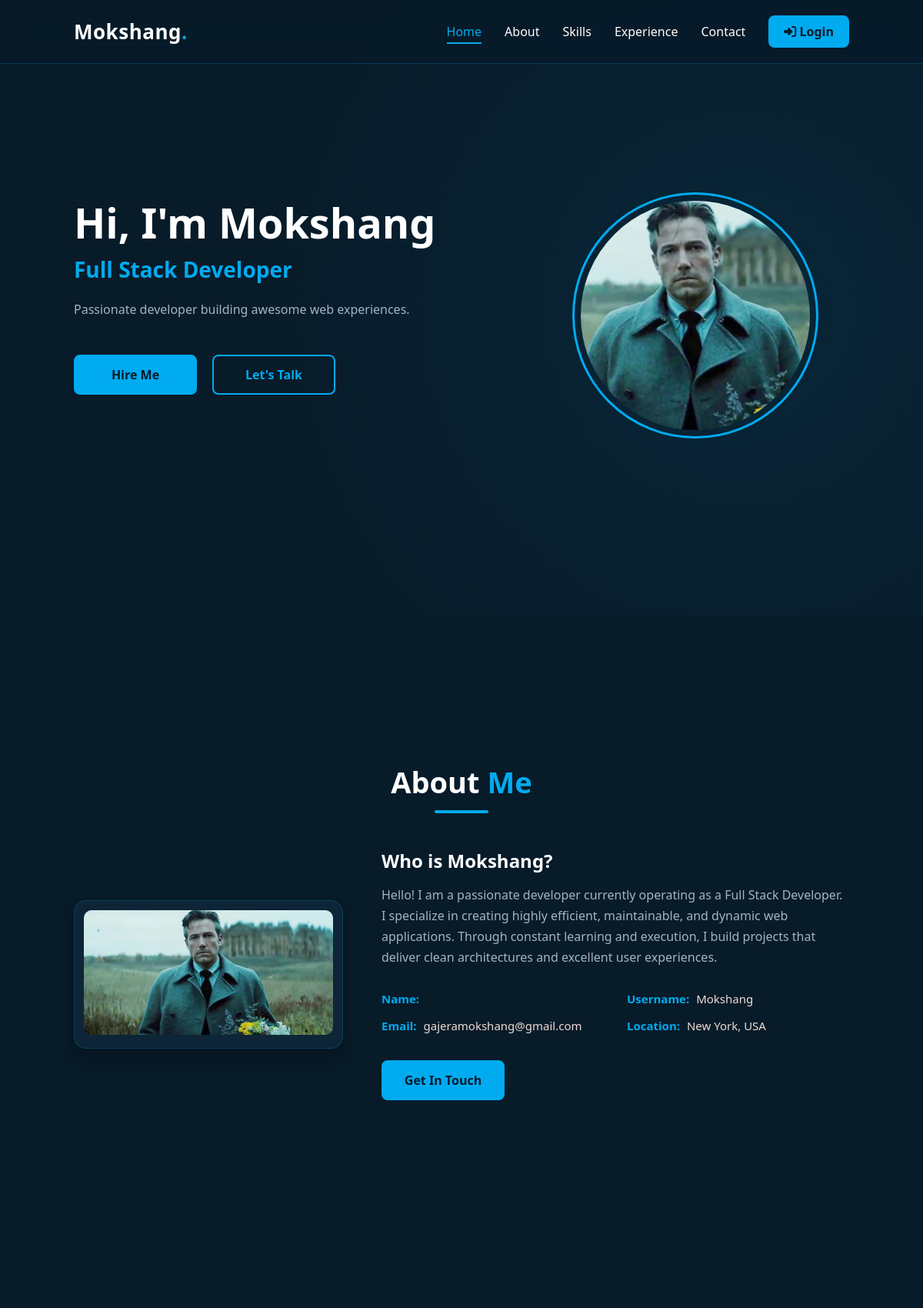
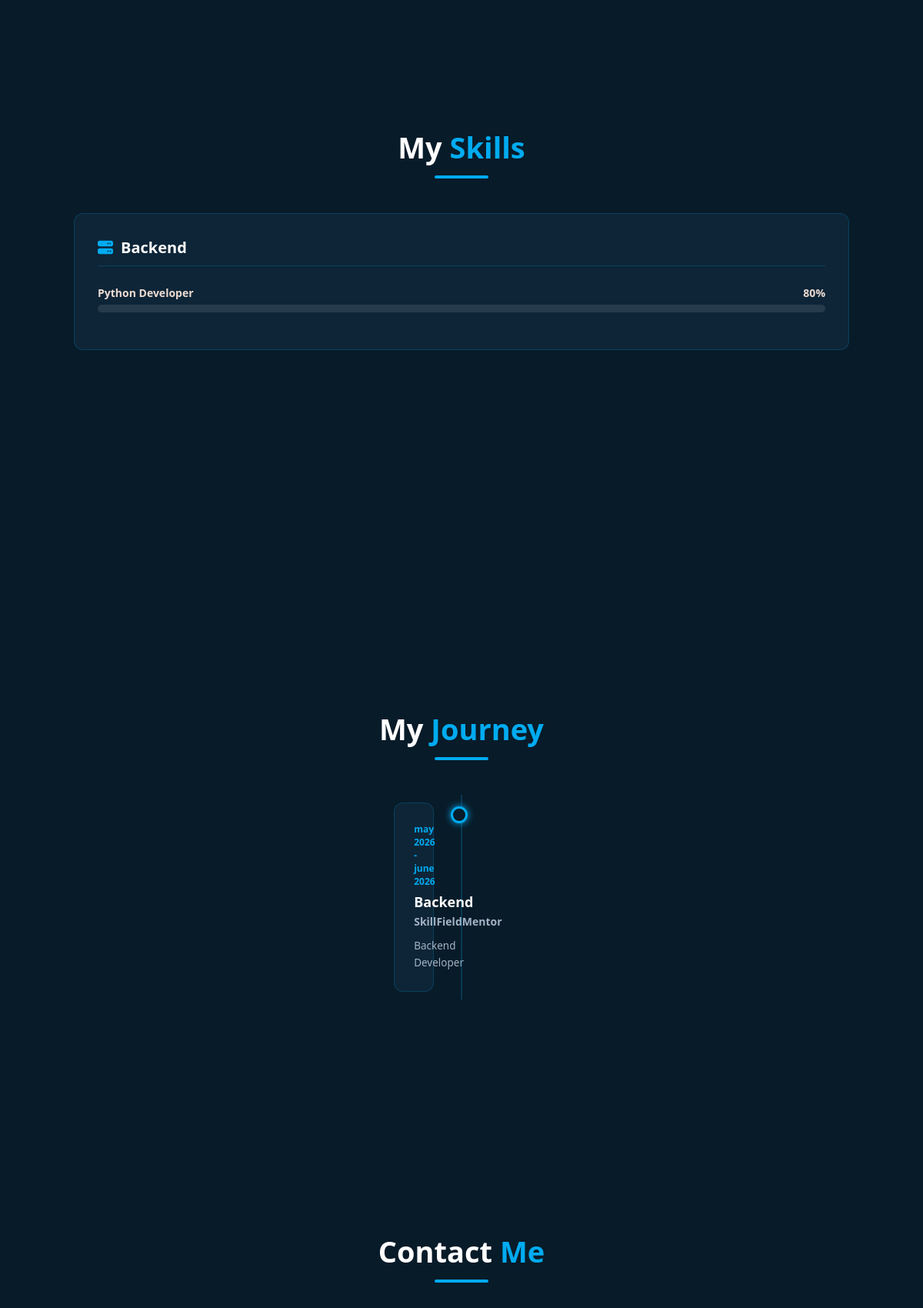
Page /portfolio/Mokshang/ (upper part) on the committed database (2 pictures, top to bottom).
### mokshang/models.py (models this page shows, shortened)
class UserProfile(models.Model):
    user = models.OneToOneField(User, on_delete=models.CASCADE, related_name='profile')
    title = models.CharField(max_length=100, blank=True, default="Full Stack Developer")
    bio = models.TextField(blank=True, default="Passionate developer building awesome web experiences.")
    profile_picture = models.ImageField(upload_to='profile_pics/', blank=True, null=True)
    location = models.CharField(max_length=100, blank=True, default="New York, USA")
    resume_url = models.URLField(blank=True)
    github_url = models.URLField(blank=True)
    linkedin_url = models.URLField(blank=True)
    twitter_url = models.URLField(blank=True)

class Skill(models.Model):
    CATEGORY_CHOICES = [
        ('Frontend', 'Frontend'),
        ('Backend', 'Backend'),
        ('Database', 'Database'),
        ('Tools', 'Tools/Other'),
    ]
    user = models.ForeignKey(User, on_delete=models.CASCADE, related_name='skills')
    name = models.CharField(max_length=50)
    category = models.CharField(max_length=50, choices=CATEGORY_CHOICES, default='Backend')
    percentage = models.IntegerField(default=80)

class Experience(models.Model):
    user = models.ForeignKey(User, on_delete=models.CASCADE, related_name='experiences')
    company = models.CharField(max_length=100)
    role = models.CharField(max_length=100)
    start_date = models.CharField(max_length=50, help_text="e.g. Jan 2023")
    end_date = models.CharField(max_length=50, default="Present", help_text="e.g. Dec 2024 or Present")
    description = models.TextField()

### mokshang/views.py (the view)
# urls.py: path('', mas.portfolio, name='portfolio'),
def portfolio(request, username=None):
    if username:
        user = get_object_or_404(User, username=username)
    else:
        if request.user.is_authenticated:
            user = request.user
        else:
            return redirect('login')
    profile = get_object_or_404(UserProfile, user=user)
    skills = user.skills.all()
    projects = user.projects.all()
    experiences = user.experiences.all()
    if request.method == 'POST':
        contact_form = ContactForm(request.POST)
        if contact_form.is_valid():
            msg = contact_form.save(commit=False)
            msg.user = user
            msg.save()
            messages.success(request, 'Your message has been sent successfully!')
            if username:
                return redirect('portfolio_public', username=username)
            else:
                return redirect('portfolio')
    else:
        contact_form = ContactForm()
    skills_by_category = {
        'Frontend': skills.filter(category='Frontend'),
        'Backend': skills.filter(category='Backend'),
        'Database': skills.filter(category='Database'),
        'Tools': skills.filter(category='Tools'),
    }
    context = {
        'portfolio_user': user,
        'profile': profile,
        'skills_by_category': skills_by_category,
        'has_skills': skills.exists(),
        'projects': projects,
        'experiences': experiences,
        'contact_form': contact_form,
        'is_owner': (request.user == user)
    }
    return render(request, 'portfolio.html', context)

### mokshang/templates/portfolio.html (shortened to what this page needs)
{% load static %}
<!DOCTYPE html>
<html lang="en">
<head>
    <link rel="stylesheet" href="https://cdnjs.cloudflare.com/ajax/libs/font-awesome/6.4.0/css/all.min.css">
</head>
<body>
    <header>
        <a href="#" class="logo">{{ portfolio_user.username }}<span>.</span></a>
        <nav class="navbar">
            <a href="#home" class="active">Home</a>
            <a href="#about">About</a>
            {% if has_skills %}<a href="#skills">Skills</a>{% endif %}
            {% if experiences %}<a href="#experience">Experience</a>{% endif %}
            <a href="#contact">Contact</a>
            {% if is_owner %}
                <a href="{% url 'dashboard' %}" class="btn-nav-action"><i class="fa-solid fa-gauge"></i> Dashboard</a>
            {% elif request.user.is_authenticated %}
                <a href="{% url 'dashboard' %}" class="btn-nav-action">My Dashboard</a>
            {% else %}
                <a href="{% url 'login' %}" class="btn-nav-action"><i class="fa-solid fa-sign-in-alt"></i> Login</a>
            {% endif %}
        </nav>
    </header>
    <section class="home" id="home">
        <div class="home-container">
            <div class="home-content">
                <h1>Hi, I'm {{ portfolio_user.first_name|default:portfolio_user.username }}</h1>
                <h3>{{ profile.title }}</h3>
                <p>{{ profile.bio }}</p>
                <div class="btn-box">
                    <a href="#contact" class="btn-primary">Hire Me</a>
                    {% if profile.resume_url %}
                        <a href="{{ profile.resume_url }}" target="_blank" class="btn-secondary">View CV</a>
                    {% else %}
                        <a href="#contact" class="btn-secondary">Let's Talk</a>
                    {% endif %}
                </div>
            </div>
            <div class="home-img">
                <div class="home-img-wrapper">
                    {% if profile.profile_picture %}
                        <img src="{{ profile.profile_picture.url }}" alt="{{ portfolio_user.username }}">
                    {% else %}
                        <div class="home-img-fallback">
                            <i class="fa-solid fa-user-ninja" style="font-size: 72px; color: var(--primary-color); margin-bottom: 10px;"></i>
                            <span style="font-weight:600; font-size:14px; text-transform:uppercase;">No Image</span>
                        </div>
                    {% endif %}
                </div>
            </div>
        </div>
    </section>
    <section class="about" id="about">
        <h2 class="section-title">About <span>Me</span></h2>
        <div class="about-container">
            <div class="about-img">
                {% if profile.profile_picture %}
                    <img src="{{ profile.profile_picture.url }}" alt="{{ portfolio_user.username }} About">
                {% else %}
                    <div style="height:350px; background:#112e42; border-radius:10px; display:flex; align-items:center; justify-content:center; color:var(--text-muted);">
                        <i class="fa-solid fa-user-circle" style="font-size:84px; color:var(--primary-color)"></i>
                    </div>
                {% endif %}
            </div>
            <div class="about-content">
                <h3>Who is {{ portfolio_user.first_name|default:portfolio_user.username }}?</h3>
                <p>Hello! I am a passionate developer currently operating as a {{ profile.title }}. I specialize in creating highly efficient, maintainable, and dynamic web applications. Through constant learning and execution, I build projects that deliver clean architectures and excellent user experiences.</p>
                <div class="info-grid">
                    <div class="info-item"><strong>Name:</strong> {{ portfolio_user.first_name }} {{ portfolio_user.last_name|default:"" }}</div>
                    <div class="info-item"><strong>Username:</strong> {{ portfolio_user.username }}</div>
                    <div class="info-item"><strong>Email:</strong> {{ portfolio_user.email }}</div>
                    <div class="info-item"><strong>Location:</strong> {{ profile.location }}</div>
                </div>
                <div class="btn-box">
                    <a href="#contact" class="btn-primary">Get In Touch</a>
                </div>
            </div>
        </div>
    </section>
    {% if has_skills %}
    <section class="skills" id="skills">
        <h2 class="section-title">My <span>Skills</span></h2>
        <div class="skills-grid">
            {% for category, skill_list in skills_by_category.items %}
                {% if skill_list %}
                <div class="skills-category">
                    <h3>
                        {% if category == 'Frontend' %}
                            <i class="fa-solid fa-desktop"></i>
                        {% elif category == 'Backend' %}
                            <i class="fa-solid fa-server"></i>
                        {% elif category == 'Database' %}
                            <i class="fa-solid fa-database"></i>
                        {% else %}
                            <i class="fa-solid fa-screwdriver-wrench"></i>
                        {% endif %}
                        {{ category }}
                    </h3>
                    {% for skill in skill_list %}
                        <div class="skill-bar-container">
                            <div class="skill-info">
                                <span>{{ skill.name }}</span>
                                <span>{{ skill.percentage }}%</span>
                            </div>
                            <div class="skill-bar">
                            </div>
                        </div>
                    {% endfor %}
                </div>
                {% endif %}
            {% endfor %}
        </div>
    </section>
    {% endif %}
    {% if experiences %}
    <section class="experience" id="experience">
        <h2 class="section-title">My <span>Journey</span></h2>
        <div class="timeline">
            {% for exp in experiences %}
                <div class="timeline-item {% if forloop.counter|divisibleby:2 %}right{% else %}left{% endif %}">
                    <div class="timeline-content">
                        <span class="timeline-date">{{ exp.start_date }} - {{ exp.end_date }}</span>
                        <h3>{{ exp.role }}</h3>
                        <h4>{{ exp.company }}</h4>
                        <p>{{ exp.description }}</p>
                    </div>
                </div>
            {% endfor %}
        </div>
    </section>
    {% endif %}
    <section class="contact" id="contact">
        <h2 class="section-title">Contact <span>Me</span></h2>
    </section>
</body>
</html>

### rows in the picture
UserProfile: title "Full Stack Developer", bio "Passionate developer building awesome web experiences.", profile_picture (picture), location "New York, USA"
Skill: name "Python Developer", percentage "80"
Experience: start_date "may 2026", end_date "june 2026", role "Backend", company "SkillFieldMentor", description "Backend Developer"

### other values in the picture
{{ portfolio_user.username }} "Mokshang"
{{ portfolio_user.first_name|default:portfolio_user.username }} "Mokshang"
{{ portfolio_user.email }} "gajeramokshang@gmail.com"
{{ category }} "Backend"
